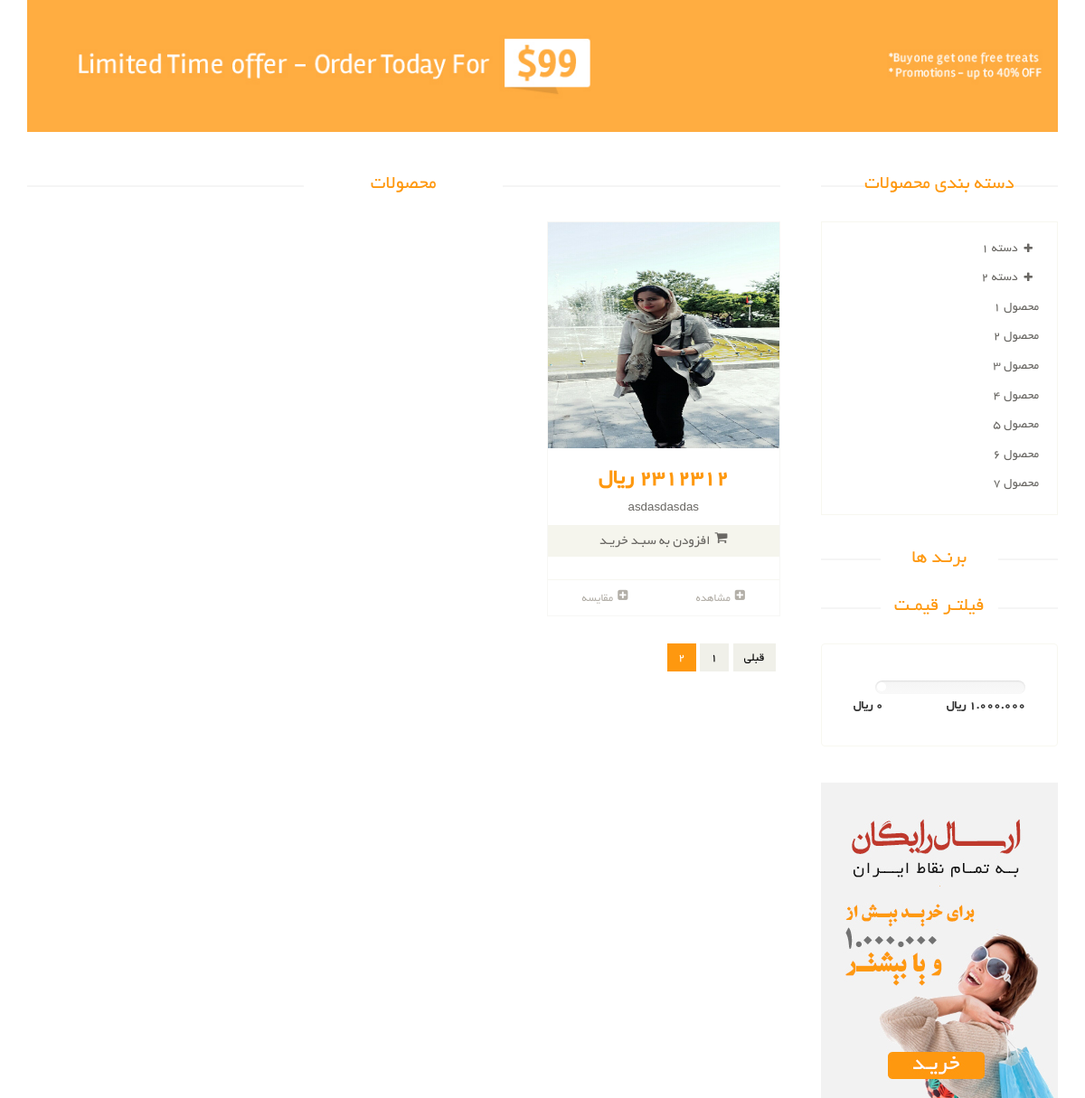
Page /products/?page=2 on the earlier database version.
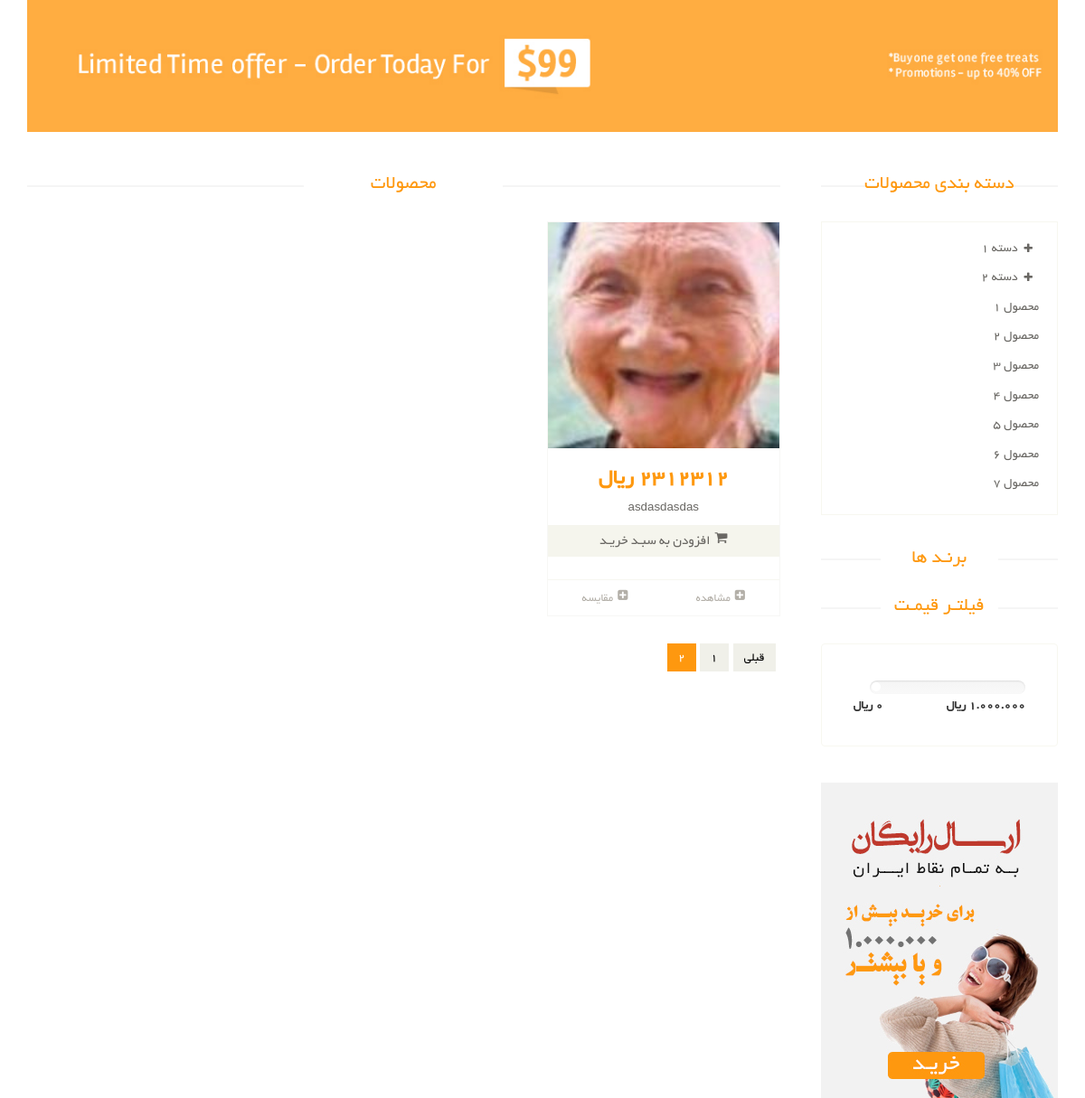
Same page on the later database version.
### eshop_products/models.py (models this page shows, shortened)
class Product(models.Model):
    title = models.CharField(max_length=150, verbose_name='عنوان')
    description = models.TextField(verbose_name='توضیحان')
    price = models.IntegerField(verbose_name='قیمت')
    image = models.ImageField(upload_to=upload_image_path, null=True, blank=True, verbose_name='تصویر')
    is_active = models.BooleanField(default=False, verbose_name='فعال/غیرفعال')
    Tag = models.ManyToManyField(Tag, blank=True)
    Brand = models.ForeignKey(Brand, on_delete=models.CASCADE)
    category = TreeManyToManyField(Category, blank=True)
    objects = ProductManager()
    class Meta:
        verbose_name = 'محصول'
        verbose_name_plural = 'محصولات'
    def get_absolute_url(self):
        return f"{reverse('products_url:list')}{self.id}/{self.title.replace(' ', '-')}"

### eshop_products/views.py (the view)
# urls.py: path('', ProductsList.as_view(), name='list'),
class ProductsList(ListView):
    template_name = 'products/products_list.html'
    paginate_by = 12
    def get_queryset(self):
        return Product.objects.get_active()

### eshop_products/models.py (called while the page is built)
    def get_active(self):
        return self.get_queryset().filter(is_active=True)

### eshop_products/templates/products/products_list.html (shortened to what the changed rows need)
{% extends 'shared/_MainLayout.html' %}
{% load static %}
{% load render_partial %}
{% block content %}
    <section>
        <div class="container">
            <div class="row">
                <div class="col-sm-9 padding-right">
                    <div class="features_items">
                        <h2 class="title text-center">محصولات</h2>
                        {% for object in page_obj %}
                            {% include 'products/product_item_component.html' %}
                        {% endfor %}
                    </div>
                </div>
                <div class="col-sm-3">
                    <div class="left-sidebar">
                        <h2>دسته بندی محصولات</h2>
                        <div class="brands_products">
                            <h2>برنـد ها</h2>
                        </div>
                        <div class="price-range">
                            <h2>فیلتـر قیمـت</h2>
                        </div>
                    </div>
                </div>
            </div>
        </div>
    </section>
{% endblock %}

### eshop_products/templates/products/product_item_component.html (shortened to what this page needs)
<div class="col-sm-4 pull-right">
    <div class="product-image-wrapper">
        <div class="single-products">
            <div class="productinfo text-center">
                <img src="{{ object.image.url }}" style="width: 268px;height: 250px" alt="{{ object.title }}"/>
                <h2>{{ object.price }} ريال</h2>
                <p>{{ object.title }}</p>
                <a href="#" class="btn btn-default add-to-cart"><i
                        class="fa fa-shopping-cart"></i>افزودن به سبـد خریـد</a>
            </div>
            <div class="product-overlay">
                <div class="overlay-content">
                </div>
            </div>
        </div>
        <div class="choose">
            <ul class="nav nav-pills nav-justified">
                <li><a href="{{ object.get_absolute_url }}"><i class="fa fa-plus-square"></i>مشاهده</a></li>
                <li><a href=""><i class="fa fa-plus-square"></i>مقایسه</a></li>
            </ul>
        </div>
    </div>
</div>

Differences in the rows shown:
changed Product "asdasdasdas": image: a different picture
